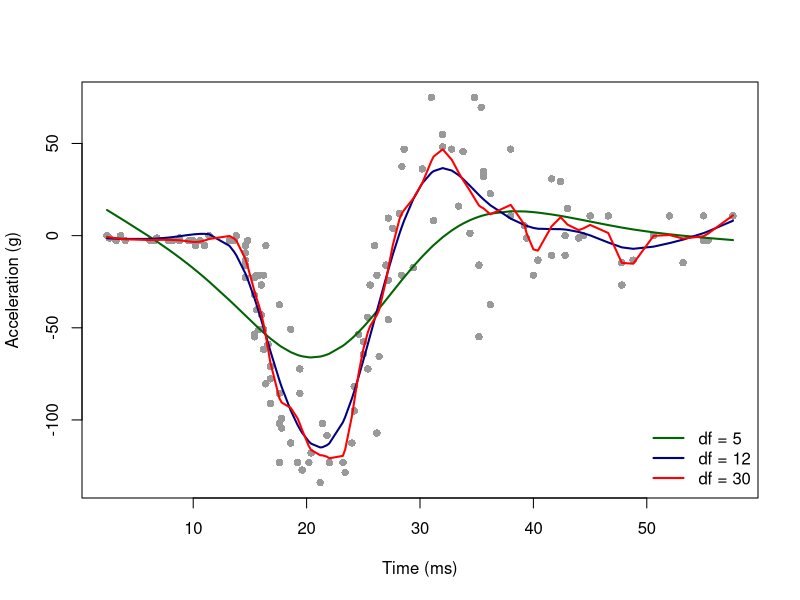

Generate this figure with R:
#' ---
#' title: "Session 21 — Smoothing splines and penalized truncated power splines"
#' subtitle: "Statistical Modelling (BAM), Spring 2027"
#' author: "Prof. Dae-Jin Lee (daelee@faculty.ie.edu)"
#' output: html_document
#' ---
#' 

#' 
## ----data---------------------------------------------------------------------
library(MASS)
data(mcycle)
x <- mcycle$times
y <- mcycle$accel
n <- length(y)

#' 
#' ## 1. Smoothing splines with `smooth.spline()`
#' 
#' The smoothing spline minimizes
#' $\sum_i\{y_i - f(x_i)\}^2 + \lambda\int f''(u)^2\,du$. The minimizer is a natural
#' cubic spline with knots at the distinct $x_i$. `smooth.spline()` chooses
#' $\lambda$ by GCV by default (`cv = FALSE`) or by leave-one-out CV (`cv = TRUE`).
#' `mcycle` has tied times, so `smooth.spline()` works with the 94 distinct values
#' and weights them by their counts; with ties, ordinary LOOCV is not well defined
#' and R warns about it.
#' 
## ----ss-----------------------------------------------------------------------
ss_gcv <- smooth.spline(x, y)
ss_cv <- suppressWarnings(smooth.spline(x, y, cv = TRUE))
rbind(GCV = c(df = ss_gcv$df, lambda = ss_gcv$lambda),
      CV = c(df = ss_cv$df, lambda = ss_cv$lambda))

#' 
#' `df` is $\mathrm{tr}(S_\lambda)$. Fixing `df` instead of $\lambda$ is often easier to
#' interpret:
#' 
## ----ss-df--------------------------------------------------------------------
fits <- lapply(c(5, 12, 30), function(df) smooth.spline(x, y, df = df))
sapply(fits, function(f) c(df = f$df, lambda = f$lambda))
plot(x, y, pch = 16, col = "grey60", xlab = "Time (ms)", ylab = "Acceleration (g)")
for (k in 1:3) lines(fits[[k]], col = c("darkgreen", "navy", "red")[k], lwd = 2)
legend("bottomright", bty = "n", lwd = 2, col = c("darkgreen", "navy", "red"),
       legend = paste("df =", c(5, 12, 30)))

#' 
#' ## 2. Leverages and leave-one-out residuals
#' 
#' `fit$lev` holds the leverages (diagonal of $S_\lambda$) at the 94 distinct $x$
#' values; they add up to the reported `df`. Because the smoothing spline is a
#' penalized least squares fit, the leave-one-out residual is exactly
#' $(y_i - \hat f_i)/(1 - S_{ii})$ when the $x_i$ are distinct.
#' 
## ----lev----------------------------------------------------------------------
summary(ss_gcv$lev)
c(sum_lev = sum(ss_gcv$lev), df = ss_gcv$df)

#' 
#' ## 3. A penalized truncated power spline
#' 
#' With the truncated power basis $[1, x, \dots, x^q, (x - \kappa_k)_+^q]$ the natural
#' penalty is a ridge penalty on the knot coefficients $\gamma_k$ only:
#' $\lambda\sum_k\gamma_k^2 = \lambda\,\theta^\top P\theta$ with
#' $P = \mathrm{diag}(0_{q+1}, I_K)$. The polynomial part is not penalized.
#' 
## ----tp-penalized-------------------------------------------------------------
q <- 3
K <- 30
knots <- quantile(unique(x), probs = (1:K) / (K + 1))
xs <- x / max(x)                                  # rescale to [0, 1] for conditioning
ks <- knots / max(x)
X <- cbind(outer(xs, 0:q, `^`), outer(xs, ks, function(u, k) pmax(u - k, 0)^q))
P <- diag(c(rep(0, q + 1), rep(1, K)))
tp_fit <- function(lambda) {
  A <- crossprod(X) + lambda * P
  S <- X %*% solve(A, t(X))
  f <- drop(S %*% y); edf <- sum(diag(S)); rss <- sum((y - f)^2)
  c(edf = edf, GCV = n * rss / (n - edf)^2)
}
loglam <- seq(-10, 0, by = 0.05)
crit <- t(sapply(loglam, function(l) tp_fit(10^l)))
crit[which.min(crit[, "GCV"]), ]

#' 
#' Penalizing the polynomial coefficients as well would shrink the fit toward zero
#' instead of toward a cubic; with $\lambda \to \infty$ the fit above tends to the
#' least squares cubic (edf $\to q + 1 = 4$).
#' 
## ----tp-limit-----------------------------------------------------------------
tp_fit(1e8)["edf"]

#' 
#' ## 4. Smoothing as regularization: the ridge analogy
#' 
#' Ridge regression is penalized least squares with $D = I$: every coefficient is
#' shrunk toward zero. P-splines and penalized truncated power splines shrink
#' toward the null space of the penalty (a low-degree polynomial). Session 27 shows
#' that both are mixed models in which the penalized coefficients are random
#' effects with variance $\sigma^2/\lambda$.
